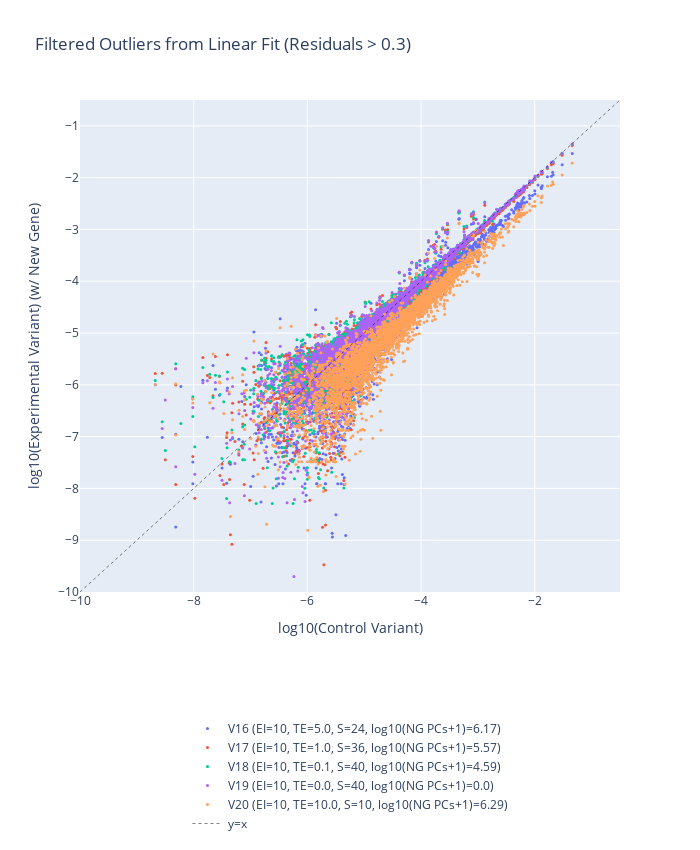

Source (notebook cell):
### Code cell
hi = [16, 17, 18, 19, 20]
plot_filtered_outliers(hi, 0.3)

### Figure 1 — Plotly figure (JSON) as saved in the notebook; plotly's stock layout.template omitted (floating-point values rounded to 4 significant figures; data arrays with more than 128 entries replaced by an {"elided": "..."} marker saying what was removed)
{"data": [{"hovertext": {"elided": "3686 str values"}, "mode": "markers", "name": "V16 (EI=10, TE=5.0, S=24, log10(NG PCs+1)=6.17)", "x": {"elided": "3686 float values"}, "y": {"elided": "3686 float values"}, "type": "scatter", "marker": {"size": 3}}, {"hovertext": {"elided": "3730 str values"}, "mode": "markers", "name": "V17 (EI=10, TE=1.0, S=36, log10(NG PCs+1)=5.57)", "x": {"elided": "3730 float values"}, "y": {"elided": "3730 float values"}, "type": "scatter", "marker": {"size": 3}}, {"hovertext": {"elided": "3753 str values"}, "mode": "markers", "name": "V18 (EI=10, TE=0.1, S=40, log10(NG PCs+1)=4.59)", "x": {"elided": "3753 float values"}, "y": {"elided": "3753 float values"}, "type": "scatter", "marker": {"size": 3}}, {"hovertext": {"elided": "3744 str values"}, "mode": "markers", "name": "V19 (EI=10, TE=0.0, S=40, log10(NG PCs+1)=0.0)", "x": {"elided": "3744 float values"}, "y": {"elided": "3744 float values"}, "type": "scatter", "marker": {"size": 3}}, {"hovertext": {"elided": "3530 str values"}, "mode": "markers", "name": "V20 (EI=10, TE=10.0, S=10, log10(NG PCs+1)=6.29)", "x": {"elided": "3530 float values"}, "y": {"elided": "3530 float values"}, "type": "scatter", "marker": {"size": 3}}, {"line": {"backoff": true, "color": "black", "dash": "dot", "width": 0.5}, "mode": "lines", "name": "y=x", "x": [-10, -0.5], "y": [-10, -0.5], "type": "scatter", "marker": {"size": 3}}], "layout": {"title": {"text": "Filtered Outliers from Linear Fit (Residuals > 0.3)"}, "xaxis": {"title": {"text": "log10(Control Variant)"}, "range": [-10, -0.5]}, "yaxis": {"title": {"text": "log10(Experimental Variant) (w/ New Gene)"}, "range": [-10, -0.5]}, "autosize": false, "width": 700, "height": 850, "legend": {"orientation": "v", "yanchor": "bottom", "y": -0.5, "xanchor": "center", "x": 0.5}}}
